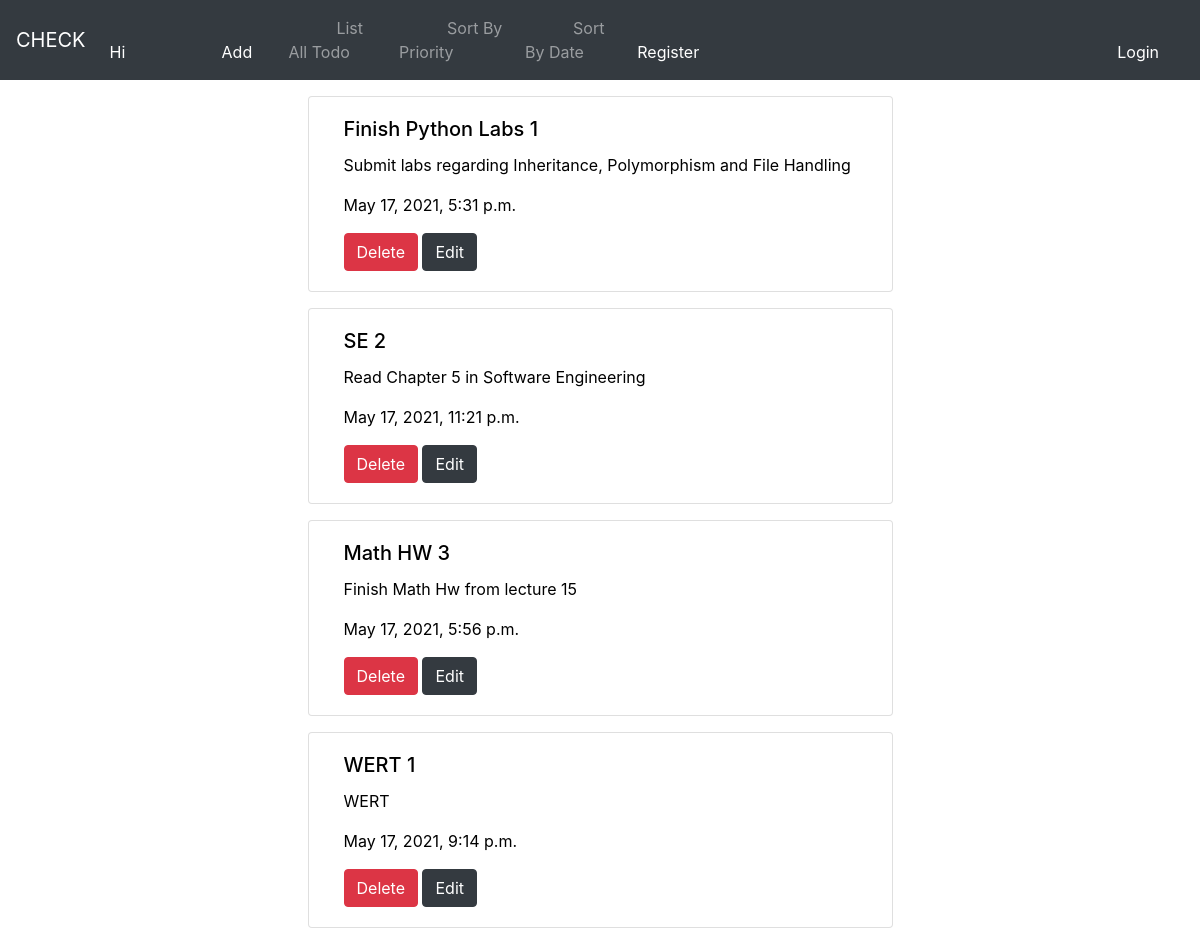
Page /list on the committed database.
### todoapp/models.py (models this page shows)
class Todo(models.Model):
    title = models.CharField(max_length=255)
    description = models.TextField()
    priority = models.IntegerField()
    created_at = models.DateTimeField(auto_now_add=True,null=True)
    duedate = models.DateField()
    duetime = models.TimeField()

### todoapp/views.py (the view)
# urls.py: path('list',views.list,name='list'),
def list(request):
    mydictionary = {
        "alltodos": Todo.objects.all()
    }
    return render(request, 'list.html', context=mydictionary)

### templates/list.html (shortened to what this page needs)
{% extends 'index.html' %}
{% block content %}
{% for eachtodo in alltodos %}
 <div class="row">
    <div class="col-md-6" style="margin:0 auto;">
        <div class="card container-fluid" style="margin-top: 1rem;">
            <div class="card-body">
              <h5 class="card-title">{{eachtodo.title}} {{eachtodo.priority}}</h5>
              <p class="card-text">{{eachtodo.description}}</p>
              <p class="card-text">{{eachtodo.created_at}}</p>
              <a href="/delete/{{eachtodo.id}}" class="btn btn-danger">Delete</a>
              <a href="/edit/{{eachtodo.id}}" class="btn btn-dark">Edit</a>
            </div>
          </div>
    </div>
</div>
{% endfor %}
{% endblock %}

### templates/index.html (shortened to what this page needs)
<!doctype html>
<html lang="en">
<head>
  <link rel="stylesheet" href="https://stackpath.bootstrapcdn.com/bootstrap/4.4.1/css/bootstrap.min.css"
>
</head>
<body>
  <nav class="navbar navbar-expand-lg navbar-dark bg-dark">
    <a class="navbar-brand" href="#">CHECK</a>
    <div class="collapse navbar-collapse" id="navbarSupportedContent">
      <ul class="navbar-nav mr-auto">
        <li class="nav-item active">
          <title class="nav-link" href="#">&emsp;&emsp;&emsp;&emsp;&emsp;&emsp;Hi {{user.first_name}}</title>
        </li>
        <li class="nav-item active">
          <a class="nav-link" href="/index">&emsp;&emsp;&emsp;Add<span class="sr-only">(current)</span></a>
        </li>
        <li class="nav-item">
          <a class="nav-link" href="{% url 'list' %}">&emsp;&emsp;&emsp;List All Todo</a>
        </li>
        <li class="nav-item">
          <a class="nav-link" href="{% url 'sortdata' %}">&emsp;&emsp;&emsp;Sort By Priority</a>
        </li>
        <li class="nav-item">
          <a class="nav-link" href="{% url 'sbyd' %}">&emsp;&emsp;&emsp;Sort By Date</a>
        </li>
        {% if user.is_authenticated %}
        <li class="nav-item active">
         <a class="nav-link" href="account/logout">&emsp;&emsp;&emsp;&emsp;&emsp;&emsp;&emsp;&emsp;&emsp;&emsp;&emsp;&emsp;&emsp;&emsp;&emsp;&emsp;&emsp;&emsp;&emsp;&emsp;&emsp;&emsp;&emsp;&emsp;&emsp;&emsp;&emsp;&emsp;&emsp;&emsp;&emsp;&emsp;&emsp;&emsp;&emsp;Logout</a>
        </li>
        {% else %}
        <li class="nav-item active">
          <a class="nav-link" href="account/register"></a>
        </li>
        <li class="nav-item active">
          <a class="nav-link" href="account/login">&emsp;&emsp;&emsp;Login</a>
        </li>
        {% endif %}
    </div>
  </nav>
  {% block content %}{% endblock %}
</body>
</html>

### templates/index.html (style rules this page uses)
body { background-image: url("https://cutewallpaper.org/21/flat-wallpaper-hd/Flat-Wallpaper-HD.png"); background-repeat: no-repeat; background-attachment: fixed; }
div { color: #fff; }

### templates/list.html (style rules this page uses)
div { color: #000; }

### rows in the picture
Todo: title "Finish Python Labs", priority "1", description "Submit labs regarding Inheritance, Polymorphism and File Handling", created_at "May 17, 2021, 5:31 p.m."
Todo: title "SE", priority "2", description "Read Chapter 5 in Software Engineering", created_at "May 17, 2021, 11:21 p.m."
Todo: title "Math HW", priority "3", description "Finish Math Hw from lecture 15", created_at "May 17, 2021, 5:56 p.m."
Todo: title "WERT", priority "1", description "WERT", created_at "May 17, 2021, 9:14 p.m."
